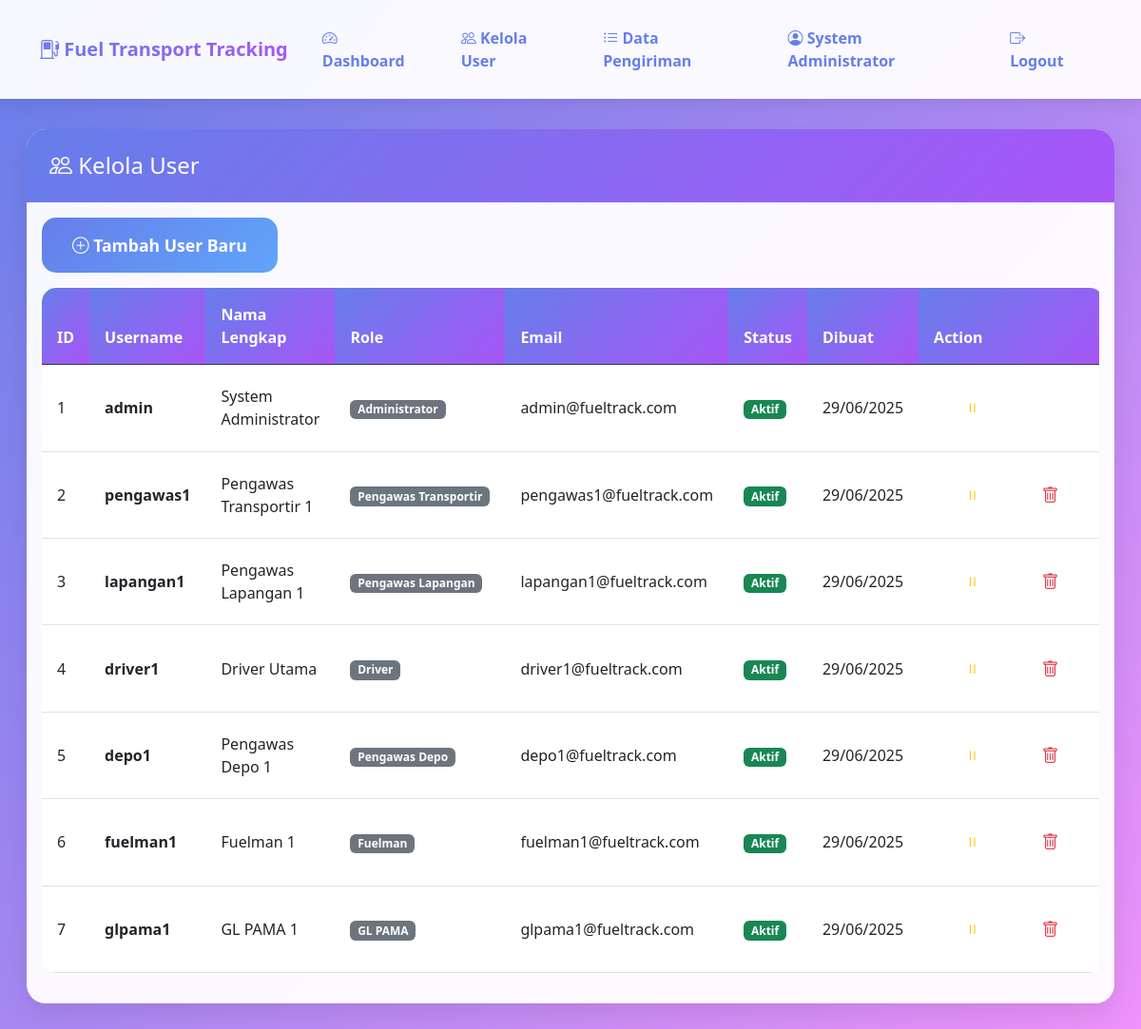
The page /admin/users.php (signed in) on the database its author committed.
### tables this page shows
CREATE TABLE users (
    id INT PRIMARY KEY AUTO_INCREMENT,
    username VARCHAR(50) UNIQUE NOT NULL,
    password VARCHAR(255) NOT NULL,
    role ENUM('admin', 'pengawas_transportir', 'pengawas_lapangan', 'driver', 'pengawas_depo', 'fuelman', 'gl_pama') NOT NULL,
    full_name VARCHAR(100) NOT NULL,
    email VARCHAR(100),
    phone VARCHAR(20),
    is_active BOOLEAN DEFAULT TRUE,
    created_at TIMESTAMP DEFAULT CURRENT_TIMESTAMP,
    updated_at TIMESTAMP DEFAULT CURRENT_TIMESTAMP ON UPDATE CURRENT_TIMESTAMP
);

### config/db.php (called while the page is built, shortened)
<?php
function isLoggedIn() {
    return isset($_SESSION['user_id']) && isset($_SESSION['role']);
}
function hasRole($requiredRole) {
    return isLoggedIn() && $_SESSION['role'] === $requiredRole;
}
$roleLabels = [
    'admin' => 'Administrator',
    'pengawas_transportir' => 'Pengawas Transportir',
    'pengawas_lapangan' => 'Pengawas Lapangan',
    'driver' => 'Driver',
    'pengawas_depo' => 'Pengawas Depo',
    'fuelman' => 'Fuelman',
    'gl_pama' => 'GL PAMA'
];
?>

### admin/users.php (the view, shortened to what this page needs)
<?php
require_once '../config/db.php';
try {
    $stmt = $pdo->prepare("SELECT * FROM users ORDER BY created_at DESC");
    $stmt->execute();
    $users = $stmt->fetchAll();
} catch(PDOException $e) {
    $error = "Error fetching users: " . $e->getMessage();
}
require_once '../includes/header.php';
?>
<div class="row">
    <div class="col-12">
        <div class="card">
            <div class="card-header">
                <h4 class="mb-0">
                    <i class="bi bi-people"></i> Kelola User
                </h4>
            </div>
            <div class="card-body">
                <div class="mb-3">
                    <button type="button" class="btn btn-primary" data-bs-toggle="modal" data-bs-target="#addUserModal">
                        <i class="bi bi-plus-circle"></i> Tambah User Baru
                    </button>
                </div>
                <?php if (empty($users)): ?>
                    <div class="alert alert-info text-center">
                        <i class="bi bi-info-circle"></i> Belum ada user
                    </div>
                <?php else: ?>
                    <div class="table-responsive">
                        <table class="table table-hover">
                            <thead class="table-dark">
                                <tr>
                                    <th>ID</th>
                                    <th>Username</th>
                                    <th>Nama Lengkap</th>
                                    <th>Role</th>
                                    <th>Email</th>
                                    <th>Status</th>
                                    <th>Dibuat</th>
                                    <th>Action</th>
                                </tr>
                            </thead>
                            <tbody>
                                <?php foreach ($users as $user): ?>
                                    <tr>
                                        <td><?php echo $user['id']; ?></td>
                                        <td><strong><?php echo htmlspecialchars($user['username']); ?></strong></td>
                                        <td><?php echo htmlspecialchars($user['full_name']); ?></td>
                                        <td>
                                            <span class="badge bg-secondary">
                                                <?php echo $roleLabels[$user['role']] ?? $user['role']; ?>
                                            </span>
                                        </td>
                                        <td><?php echo htmlspecialchars($user['email'] ?? '-'); ?></td>
                                        <td>
                                            <?php if ($user['is_active']): ?>
                                                <span class="badge bg-success">Aktif</span>
                                            <?php else: ?>
                                                <span class="badge bg-danger">Nonaktif</span>
                                            <?php endif; ?>
                                        </td>
                                        <td><?php echo date('d/m/Y', strtotime($user['created_at'])); ?></td>
                                        <td>
                                            <div class="btn-group btn-group-sm">
                                                <form method="POST" style="display: inline;">
                                                    <button type="submit" class="btn btn-outline-<?php echo $user['is_active'] ? 'warning' : 'success'; ?>"
                                                            data-bs-toggle="tooltip" title="<?php echo $user['is_active'] ? 'Nonaktifkan' : 'Aktifkan'; ?>">
                                                        <i class="bi bi-<?php echo $user['is_active'] ? 'pause' : 'play'; ?>"></i>
                                                    </button>
                                                </form>
                                                <?php if ($user['id'] != $_SESSION['user_id']): ?>
                                                    <form method="POST" style="display: inline;"
                                                          onsubmit="return confirm('Apakah Anda yakin ingin menghapus user ini?')">
                                                        <button type="submit" class="btn btn-outline-danger"
                                                                data-bs-toggle="tooltip" title="Hapus">
                                                            <i class="bi bi-trash"></i>
                                                        </button>
                                                    </form>
                                                <?php endif; ?>
                                            </div>
                                        </td>
                                    </tr>
                                <?php endforeach; ?>
                            </tbody>
                        </table>
                    </div>
                <?php endif; ?>
            </div>
        </div>
    </div>
</div>
<?php require_once '../includes/footer.php'; ?>

### includes/header.php (shortened to what this page needs)
<?php
$base_url = "/fueltracking/";
?>
<!DOCTYPE html>
<html lang="id">
<head>
    <link href="https://cdn.jsdelivr.net/npm/bootstrap@5.3.0/dist/css/bootstrap.min.css" rel="stylesheet">
    <link href="https://cdn.jsdelivr.net/npm/bootstrap-icons@1.10.0/font/bootstrap-icons.css" rel="stylesheet">
</head>
<body>
    <nav class="navbar navbar-expand-lg">
        <div class="container">
            <a class="navbar-brand" href="/fueltracking">
                <i class="bi bi-fuel-pump"></i> Fuel Transport Tracking
            </a>
            <div class="collapse navbar-collapse" id="navbarNav">
                <ul class="navbar-nav me-auto">
                    <?php if (isLoggedIn()): ?>
                        <li class="nav-item">
                            <a class="nav-link" href="<?= $base_url ?>dashboard.php">
                                <i class="bi bi-speedometer2"></i> Dashboard
                            </a>
                        </li>
                        <?php if (hasRole('admin')): ?>
                            <li class="nav-item">
                                <a class="nav-link" href="<?= $base_url ?>admin/users.php">
                                    <i class="bi bi-people"></i> Kelola User
                                </a>
                            </li>
                        <?php endif; ?>
                        <li class="nav-item">
                            <a class="nav-link" href="<?= $base_url ?>logs.php">
                                <i class="bi bi-list-ul"></i> Data Pengiriman
                            </a>
                        </li>
                    <?php endif; ?>
                </ul>
                <ul class="navbar-nav">
                    <?php if (isLoggedIn()): ?>
                        <li class="nav-item">
                        <a class="nav-link" href="<?= $base_url ?>profile.php">
                            <i class="bi bi-person-circle"></i> <?php echo $_SESSION['full_name']; ?>
                        </a>
                    </li>
                    <li class="nav-item">
                        <a class="nav-link text-danger" href="<?= $base_url ?>logout.php">
                            <i class="bi bi-box-arrow-right"></i> Logout
                        </a>
                    </li>
                    <?php endif; ?>
                </ul>
            </div>
        </div>
    </nav>
    <div class="main-container">
        <div class="container-fluid">

### includes/footer.php (shortened to what this page needs)
        </div>
    </div>
</body>
</html>

### includes/header.php (style rules this page uses)
:root { --primary-color: #667eea; --secondary-color: #f093fb; --success-color: #4ade80; --danger-color: #f87171; --warning-color: #fbbf24; --info-color: #60a5fa; --purple-color: #a855f7; --teal-color: #14b8a6; }
body { background: linear-gradient(135deg, var(--primary-color) 0%, var(--secondary-color) 100%); min-height: 100vh; font-family: 'Segoe UI', Tahoma, Geneva, Verdana, sans-serif; font-size: 16px; }
.navbar { background: rgba(255, 255, 255, 0.95) !important; backdrop-filter: blur(10px); box-shadow: 0 4px 20px rgba(0, 0, 0, 0.1); padding: 1rem 0; }
.navbar-brand { font-weight: 700; font-size: 1.25rem; background: linear-gradient(135deg, var(--primary-color), var(--purple-color)); -webkit-background-clip: text; -webkit-text-fill-color: transparent; background-clip: text; }
.navbar-nav .nav-link { color: var(--primary-color) !important; font-weight: 600; padding: 0.75rem 1rem !important; border-radius: 10px; margin: 0 0.25rem; transition: all 0.3s ease; }
.card { border: none; border-radius: 20px; box-shadow: 0 10px 30px rgba(0, 0, 0, 0.1); backdrop-filter: blur(10px); background: rgba(255, 255, 255, 0.95); margin-bottom: 1.5rem; }
.card-header { background: linear-gradient(135deg, var(--primary-color), var(--purple-color)); color: white; border-radius: 20px 20px 0 0 !important; padding: 1.5rem; border: none; }
.btn { border-radius: 15px; padding: 1rem 2rem; font-weight: 600; font-size: 1.1rem; min-height: 50px; transition: all 0.3s ease; border: none; }
.btn-primary { background: linear-gradient(135deg, var(--primary-color), var(--info-color)); }
.main-container { padding: 2rem 1rem; min-height: calc(100vh - 80px); }
.table { border-radius: 15px; overflow: hidden; background: white; }
.table th { background: linear-gradient(135deg, var(--primary-color), var(--purple-color)); color: white; font-weight: 600; padding: 1rem; }
.table td { padding: 1rem; vertical-align: middle; }

### rows shown on the page
users: id "1", username "admin", full_name "System Administrator", role "Administrator", email "admin@fueltrack.com", is_active "Aktif", created_at "29/06/2025"
users: id "2", username "pengawas1", full_name "Pengawas Transportir 1", role "Pengawas Transportir", email "pengawas1@fueltrack.com", is_active "Aktif", created_at "29/06/2025"
users: id "3", username "lapangan1", full_name "Pengawas Lapangan 1", role "Pengawas Lapangan", email "lapangan1@fueltrack.com", is_active "Aktif", created_at "29/06/2025"
users: id "4", username "driver1", full_name "Driver Utama", role "Driver", email "driver1@fueltrack.com", is_active "Aktif", created_at "29/06/2025"
users: id "5", username "depo1", full_name "Pengawas Depo 1", role "Pengawas Depo", email "depo1@fueltrack.com", is_active "Aktif", created_at "29/06/2025"
users: id "6", username "fuelman1", full_name "Fuelman 1", role "Fuelman", email "fuelman1@fueltrack.com", is_active "Aktif", created_at "29/06/2025"
users: id "7", username "glpama1", full_name "GL PAMA 1", role "GL PAMA", email "glpama1@fueltrack.com", is_active "Aktif", created_at "29/06/2025"

### other values the page prints
$_SESSION['full_name'] "System Administrator"
